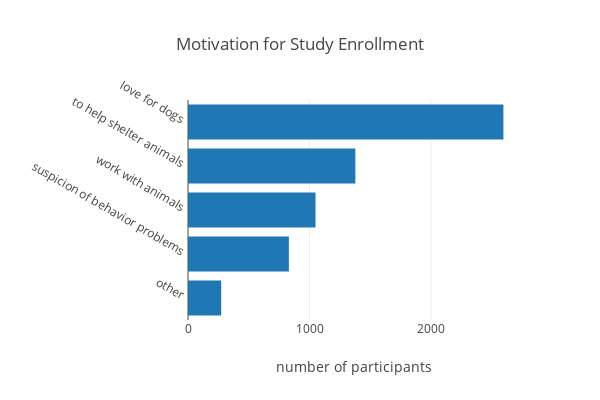

Notebook cell for this chart:
### Markdown cell above
## Reasons for Joining the Study

### Code cell
# Create the necessary dataframe.
fields = ('question_reason_for_part_1, question_reason_for_part_2, '
          'question_reason_for_part_3, question_reason_for_part_4, '
          'question_reason_for_part_5')
labels = ['love for dogs', 'to help shelter animals', 'suspicion of behavior problems',
          'work with animals', 'other']
df = createDataFrame(USER_TABLE, fields, labels, filtered=False)
    
# Create a bar graph to illustrate breakdown of responses.
sums = df.sum()
sums = sums.sort_values(ascending=True)
data = [go.Bar(y=sums.index.values,
               x=sums.values,
               orientation='h')]
layout = go.Layout(title="Motivation for Study Enrollment",
                   xaxis=dict(title='number of participants'),
                   yaxis=dict(title='',
                              automargin=True,
                              tickangle=30,
                              tickprefix=' ',
                              ticksuffix=' '),
                   width=600,
                   height=400)
fig = go.Figure(data=data, layout=layout)
py.iplot(fig)

# NOTE: This does not include a count of users who did not provide a reason.

### Figure 1 — Plotly figure (JSON) as saved in the notebook; plotly's stock layout.template omitted (floating-point values rounded to 4 significant figures)
{"data": [{"orientation": "h", "type": "bar", "x": [273, 830, 1049, 1377, 2595], "y": ["other", "suspicion of behavior problems", "work with animals", "to help shelter animals", "love for dogs"]}], "layout": {"height": 400, "title": "Motivation for Study Enrollment", "width": 600, "xaxis": {"title": "number of participants"}, "yaxis": {"automargin": true, "tickangle": 30, "tickprefix": " ", "ticksuffix": " ", "title": ""}}}
